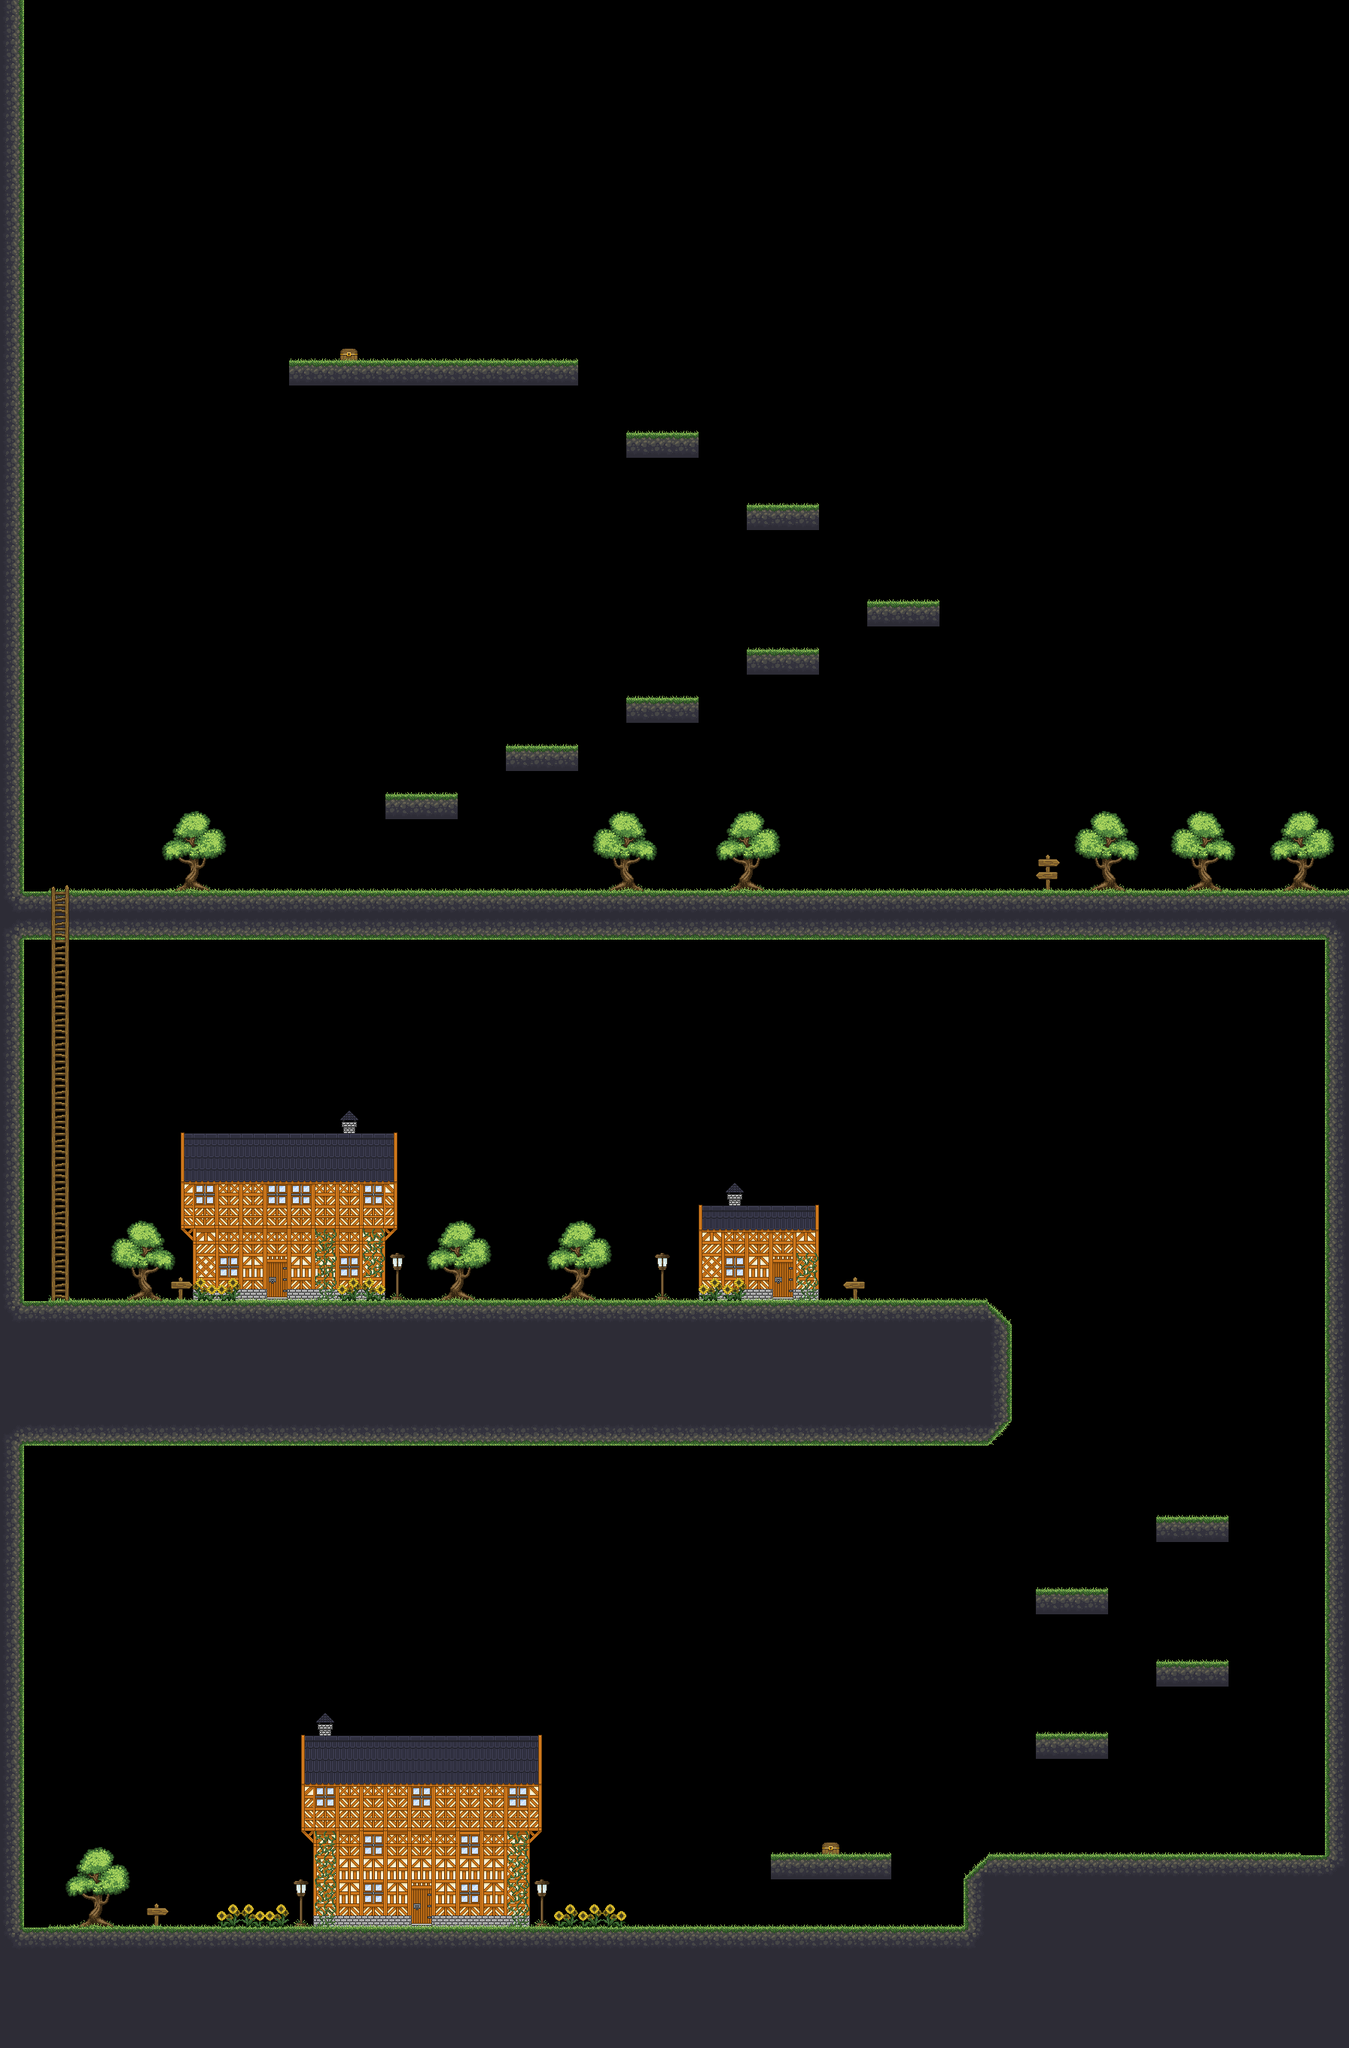

The image is a tile-based game level rendered from a .tmx file. Its description and source (layers, tilesets, objects; grid data summarised) follow:
An orthogonal 56x85 tile map with 32x32 px tiles, 7 tile layers (Houses, Chests, Ground, Platforms, ...), 3 tilesets and 11 objects.

<map version="1.2" tiledversion="1.2.0" orientation="orthogonal" renderorder="right-down" width="56" height="85" tilewidth="32" tileheight="32" infinite="0" nextlayerid="33" nextobjectid="14">
 <tileset firstgid="1" name="natureSet" tilewidth="32" tileheight="32" tilecount="60" columns="10">
  <image source="natureSet.png" width="320" height="192" />
 </tileset>
 <tileset firstgid="61" name="houseSet" tilewidth="32" tileheight="32" tilecount="64" columns="8">
  <image source="house2.png" width="256" height="256" />
 </tileset>
 <tileset firstgid="125" name="castleSet1" tilewidth="32" tileheight="32" tilecount="672" columns="16">
  <image source="castleSet1.png" width="512" height="1344" />
 </tileset>
 <layer id="24" name="Houses" width="56" height="85">
  <data>[4760 cells, 171 non-empty, 35 distinct tile ids]</data>
 </layer>
 <layer id="25" name="Chests" width="56" height="85">
  <data>[4760 cells, 2 non-empty, 1 distinct tile ids]</data>
 </layer>
 <layer id="26" name="Ground" width="56" height="85">
  <data>[4760 cells, 788 non-empty, 7 distinct tile ids]</data>
 </layer>
 <layer id="27" name="Platforms" width="56" height="85">
  <data>[4760 cells, 100 non-empty, 2 distinct tile ids]</data>
 </layer>
 <layer id="32" name="Walls" width="56" height="85">
  <data>[4760 cells, 176 non-empty, 6 distinct tile ids]</data>
 </layer>
 <layer id="28" name="PlantsSigns" width="56" height="85">
  <data>[4760 cells, 199 non-empty, 25 distinct tile ids]</data>
 </layer>
 <layer id="29" name="Ladders" width="56" height="85">
  <data>[4760 cells, 18 non-empty, 4 distinct tile ids]</data>
 </layer>
 <objectgroup id="14" name="moveHouse">
  <object id="1" x="547.413" y="2509.91" width="25.6767" height="47.0739" />
 </objectgroup>
 <objectgroup id="15" name="moveForest">
  <object id="2" x="1782.67" y="902.348" width="8.95754" height="280.919" />
 </objectgroup>
 <objectgroup id="16" name="signJohnHouse">
  <object id="5" x="207.408" y="2538.81" />
 </objectgroup>
 <objectgroup id="17" name="signHouse2">
  <object id="6" x="1135.34" y="1707.97" />
 </objectgroup>
 <objectgroup id="18" name="signHouse3">
  <object id="7" x="240.023" y="1707.39" />
 </objectgroup>
 <objectgroup id="22" name="signForestVillage">
  <object id="12" x="1378.98" y="1136.14" width="25.82" height="43.9897" />
 </objectgroup>
 <objectgroup id="19" name="climbLadder">
  <object id="8" x="79.6039" y="1182.24" width="0.979368" height="534.388" />
 </objectgroup>
 <objectgroup id="23" name="openChest1">
  <object id="13" x="1103" y="2450.97" />
 </objectgroup>
 <objectgroup id="20" name="openChest2">
  <object id="9" x="463.083" y="468.021" />
 </objectgroup>
 <objectgroup id="21" name="lockedDoor">
  <object id="10" x="1027.43" y="1678.28" width="25.3746" height="45.9616" />
  <object id="11" x="355.245" y="1677.8" width="25.8534" height="48.8342" />
 </objectgroup>
</map>
